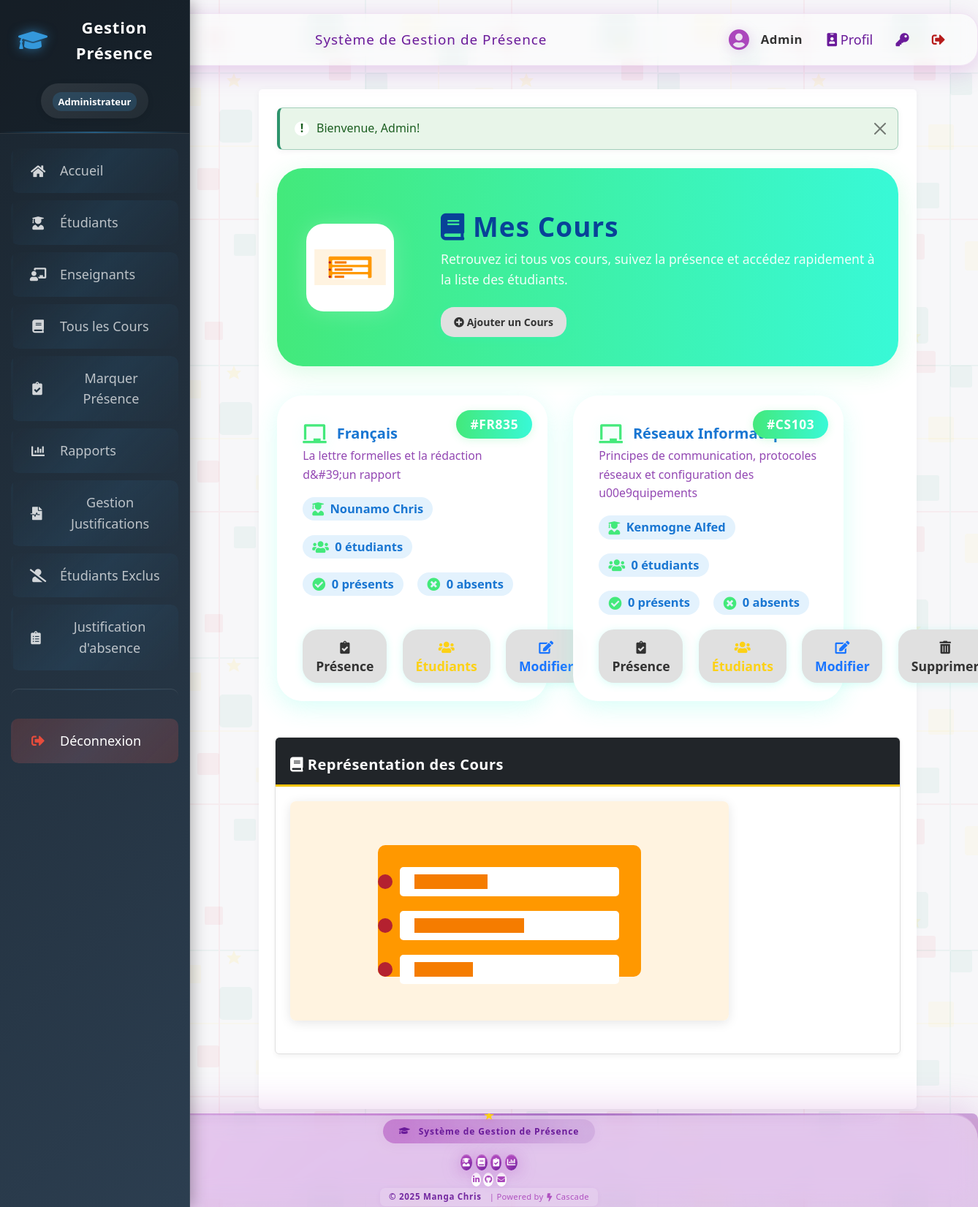
The app's page /mes_cours.php (signed in) with its own data.
### tables this page shows
CREATE TABLE IF NOT EXISTS `cours` (
  `id` int NOT NULL AUTO_INCREMENT,
  `code` varchar(20) NOT NULL,
  `nom` varchar(150) NOT NULL,
  `enseignant_id` int DEFAULT NULL,
  `description` text,
  PRIMARY KEY (`id`),
  UNIQUE KEY `code` (`code`),
  KEY `enseignant_id` (`enseignant_id`)
);

CREATE TABLE IF NOT EXISTS `utilisateurs` (
  `id` int NOT NULL AUTO_INCREMENT,
  `nom` varchar(100) NOT NULL,
  `prenom` varchar(100) NOT NULL,
  `email` varchar(150) NOT NULL,
  `mot_de_passe` varchar(255) NOT NULL,
  `role` enum('admin','enseignant') NOT NULL DEFAULT 'enseignant',
  `date_creation` timestamp NULL DEFAULT CURRENT_TIMESTAMP,
  `derniere_connexion` timestamp NULL DEFAULT NULL,
  PRIMARY KEY (`id`),
  UNIQUE KEY `email` (`email`)
);

### includes/auth.php (called while the page is built, shortened)
<?php
require_once 'functions.php';
require_once dirname(__DIR__) . '/config/database.php';
function est_admin() {
    return est_connecte() && ($_SESSION['user_role'] === 'admin');
}
?>

### config/database.php (called while the page is built, shortened)
<?php
$db_type = null;
$pdo = null;
$mysqli = null;
if (getenv('REPL_ID') || getenv('REPL_SLUG') || getenv('PGHOST')) {
    $db_type = 'postgresql';
    $host = getenv('PGHOST');
    $dbname = getenv('PGDATABASE');
    $user = getenv('PGUSER');
    $password = getenv('PGPASSWORD');
    $port = getenv('PGPORT');
    $dsn = "pgsql:host=$host;port=$port;dbname=$dbname;user=$user;password=$password";
    try {
        $pdo = new PDO($dsn);
        $pdo->setAttribute(PDO::ATTR_ERRMODE, PDO::ERRMODE_EXCEPTION);
        $pdo->setAttribute(PDO::ATTR_DEFAULT_FETCH_MODE, PDO::FETCH_ASSOC);
    } catch (PDOException $e) {
        die("Erreur de connexion à la base de données PostgreSQL: " . $e->getMessage());
    }
} else {
    $db_type = 'mysql';
    $host = 'localhost';
    $dbname = 'attendance_system';
    $user = 'root';
    $password = '';
    $port = 3306;
    $mysqli = new mysqli($host, $user, $password, $dbname, $port);
    $mysqli->set_charset("utf8mb4");
}
function db_query($sql, $params = []) {
    global $db_type, $pdo, $mysqli;
    if ($db_type === 'postgresql') {
        try {
            $stmt = $pdo->prepare($sql);
            $stmt->execute($params);
            return $stmt->fetchAll();
        } catch (PDOException $e) {
            error_log("Erreur SQL (PostgreSQL): " . $e->getMessage());
            return false;
        }
    } else {
        try {
            $stmt = $mysqli->prepare($sql);
            $stmt->execute();
            $result = $stmt->get_result();
            $rows = [];
            while ($row = $result->fetch_assoc()) {
                $rows[] = $row;
            }
            return $rows;
        } catch (Exception $e) {
            error_log("Erreur SQL (MySQL): " . $e->getMessage());
            return false;
        }
    }
}
?>

### mes_cours.php (the view, shortened to what this page needs)
<?php
require_once 'includes/auth.php';
require_once 'config/database.php';
if (est_admin()) {
    $cours = db_query("SELECT c.*, u.nom as enseignant_nom, u.prenom as enseignant_prenom,
        (SELECT COUNT(*) FROM inscriptions i WHERE i.cours_id = c.id) as nb_etudiants,
        (SELECT COUNT(*) FROM presences p WHERE p.cours_id = c.id) as total_presences,
        (SELECT COUNT(*) FROM presences p WHERE p.cours_id = c.id AND p.statut = 'present') as nb_presents
        FROM cours c
        LEFT JOIN utilisateurs u ON c.enseignant_id = u.id
        ORDER BY c.nom
    ");
}
include 'includes/header.php';
?>
<div class="mes-cours-hero">
    <img src="assets/images/courses.svg" alt="Cours" class="mes-cours-hero-img">
    <div class="mes-cours-hero-content">
        <h1><i class="fas fa-book"></i> Mes Cours</h1>
        <p>Retrouvez ici tous vos cours, suivez la présence et accédez rapidement à la liste des étudiants.</p>
        <?php if (est_admin()): ?>
        <a href="ajouter_cours.php" class="btn btn-light btn-lg mt-2" style="border-radius:1.3em;font-weight:700;box-shadow:0 2px 12px #38f9d733;">
            <i class="fas fa-plus-circle"></i> Ajouter un Cours
        </a>
        <?php endif; ?>
    </div>
</div>
<div class="mes-cours-list">
<?php if (empty($cours)): ?>
    <div class="alert alert-info w-100 text-center" style="border-radius:1.3em;font-size:1.1em;">
        <i class="fas fa-info-circle"></i> Aucun cours enregistré.
    </div>
<?php else: ?>
    <?php foreach ($cours as $c): ?>
    <div class="cours-card-glass">
        <div class="cours-card-code">#<?= htmlspecialchars($c['code']) ?></div>
        <div class="cours-card-title"><i class="fas fa-chalkboard"></i> <?= htmlspecialchars($c['nom']) ?></div>
        <div class="cours-card-desc"><?= htmlspecialchars($c['description']) ?></div>
        <div class="cours-card-infos">
            <?php if (est_admin()): ?>
            <div class="cours-card-info"><i class="fas fa-user-graduate"></i> <?= $c['enseignant_id'] ? htmlspecialchars($c['enseignant_nom'] . ' ' . $c['enseignant_prenom']) : '<span class=\'text-muted\'>Non assigné</span>' ?></div>
            <?php endif; ?>
            <div class="cours-card-info"><i class="fas fa-users"></i> <?= $c['nb_etudiants'] ?> étudiants</div>
            <div class="cours-card-info"><i class="fas fa-check-circle"></i> <?= $c['nb_presents'] ?> présents</div>
            <div class="cours-card-info"><i class="fas fa-times-circle"></i> <?= $c['total_presences'] - $c['nb_presents'] ?> absents</div>
        </div>
        <div class="cours-card-actions">
            <a href="presence.php?cours_id=<?= $c['id'] ?>" class="btn btn-outline-success" title="Marquer les présences">
                <i class="fas fa-clipboard-check"></i> Présence
            </a>
            <a href="liste_etudiants.php?cours_id=<?= $c['id'] ?>" class="btn btn-outline-info" title="Liste des étudiants">
                <i class="fas fa-users"></i> Étudiants
            </a>
            <?php if (est_admin()): ?>
            <a href="ajouter_cours.php?id=<?= $c['id'] ?>" class="btn btn-outline-primary" title="Modifier">
                <i class="fas fa-edit"></i> Modifier
            </a>
            <a href="cours.php?action=delete&id=<?= $c['id'] ?>" class="btn btn-outline-danger btn-delete" title="Supprimer">
                <i class="fas fa-trash-alt"></i> Supprimer
            </a>
            <?php endif; ?>
        </div>
    </div>
    <?php endforeach; ?>
<?php endif; ?>
</div>
    <div class="row mt-4">
        <div class="col-md-12">
            <div class="card">
                <div class="card-header bg-dark text-white">
                    <h5 class="card-title mb-0"><i class="fas fa-book"></i> Représentation des Cours</h5>
                </div>
                <div class="card-body">
                    <img src="assets/images/courses.svg" alt="Représentation visuelle des cours" class="decorative-image">
                </div>
            </div>
        </div>
    </div>
</div>
<?php
include 'includes/footer.php';
?>

### records on screen
cours: code "FR835", nom "Français", description "La lettre formelles et la rédaction d&#39;un rapport", enseignant.prenom "Nounamo Chris", nb_etudiants "0", nb_presents "0"
cours: code "CS103", nom "Réseaux Informatiques", description "Principes de communication, protocoles réseaux et configuration des u00e9quipements", enseignant.prenom "Kenmogne Alfed", nb_etudiants "0", nb_presents "0"

### other values on screen
$_SESSION['user_nom'] "Admin"
$_SESSION['alerte']['message'] "Bienvenue, Admin!"
